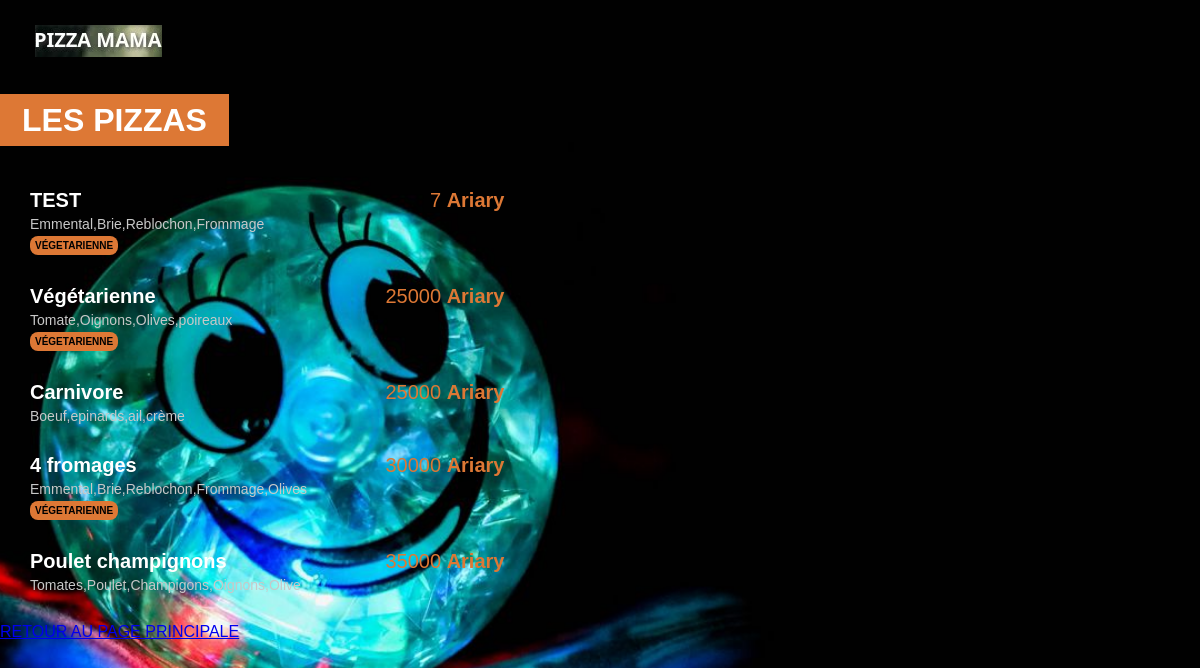
The app's page /menu/ with its own data.
### menu/models.py (models this page shows, shortened)
class Pizza(models.Model):
    nom = models.CharField(max_length=400)
    ingredients = models.CharField(max_length=800)
    prix = models.IntegerField(default=0)
    vegetarienne = models.BooleanField(default=False)

### menu/views.py (the view)
# urls.py: path("", views.index, name="index"),
def index(request):
    pizzas = Pizza.objects.all().order_by('prix')      #Trier par Prix (alahatra araka ny prix)
    return render(request, 'menu/index.html',{'pizzas': pizzas})

### menu/templates/menu/index.html (shortened to what this page needs)
{% load static %}
<html lang='fr'>
    <head>
        <link rel="stylesheet" href="{%static 'menu/style.css'%}">
    </head>
    <body>
        <img id ='small_logo' src="{%static 'menu/images/Screenshot_20230305_181330.png'%}">
        <div class = 'menu_title'>
            <h1 class = 'titre'>LES PIZZAS</h1>
        </div>
       <div class='menu_liste'>
            {% for pizza in pizzas %}
                <div class='menu_liste_item'>
                    <span class='menu_liste_title'>{{pizza.nom}}</span>
                    <span class='menu_liste_prix'>{{pizza.prix}} <b>Ariary</b></span>
                    <span class='menu_liste_ingredients'>{{pizza.ingredients}}</span>
                    {% if pizza.vegetarienne == 1 %}
                    <span class='menu_liste_badge'>VÉGETARIENNE</span>
                    {% endif %}
                </div>
            {% endfor %}
       </div>
       <a href="{% url 'main:main' %}">RETOUR AU PAGE PRINCIPALE</a>
    </body>
</html>

### menu/static/menu/style.css (style rules this page uses)
body { background: url('images/smile_happiness_ball_125063_1280x720.jpg') no-repeat center center fixed; -webkit-backgroung-size: cover; -moz-background-size : cover; -o-background-size : cover; background-size: cover; margin: 0; font-family: Arial, Helvetica, sans-serif; color: white; }
#small_logo { margin-top: 25px; margin-left: 35px; }
.menu_title { margin-top: 45px; margin-bottom: 50px; }
.titre { display: inline; background-color: #dd7835; padding: 8px 22px; }
.menu_liste { margin-left: 30px; }
.menu_liste_item { margin: 30px 0; }
.menu_liste_title { font-weight: bold; font-size: 20px; display: inline-block; width: 250px; }
.menu_liste_prix { font-size: 20px; color: #dd7835; margin-left: 20px; display: inline-block; width: 200px; text-align: right; }
.menu_liste_ingredients { font-size: 14px; color: #c8c8c8; margin-top: 4px; display: block; width: 320px; }
.menu_liste_badge { font-size: 10px; font-weight: bold; background-color: #dd7835; color: black; display: inline-block; margin-top: 4px; padding: 4px 5px; border-radius: 8px; }

### records on screen
Pizza: nom "TEST", prix "7", ingredients "Emmental,Brie,Reblochon,Frommage", vegetarienne "VÉGETARIENNE"
Pizza: nom "Végétarienne", prix "25000", ingredients "Tomate,Oignons,Olives,poireaux", vegetarienne "VÉGETARIENNE"
Pizza: nom "Carnivore", prix "25000", ingredients "Boeuf,epinards,ail,crème"
Pizza: nom "4 fromages", prix "30000", ingredients "Emmental,Brie,Reblochon,Frommage,Olives", vegetarienne "VÉGETARIENNE"
Pizza: nom "Poulet champignons", prix "35000", ingredients "Tomates,Poulet,Champigons,Oignons,Olive"
